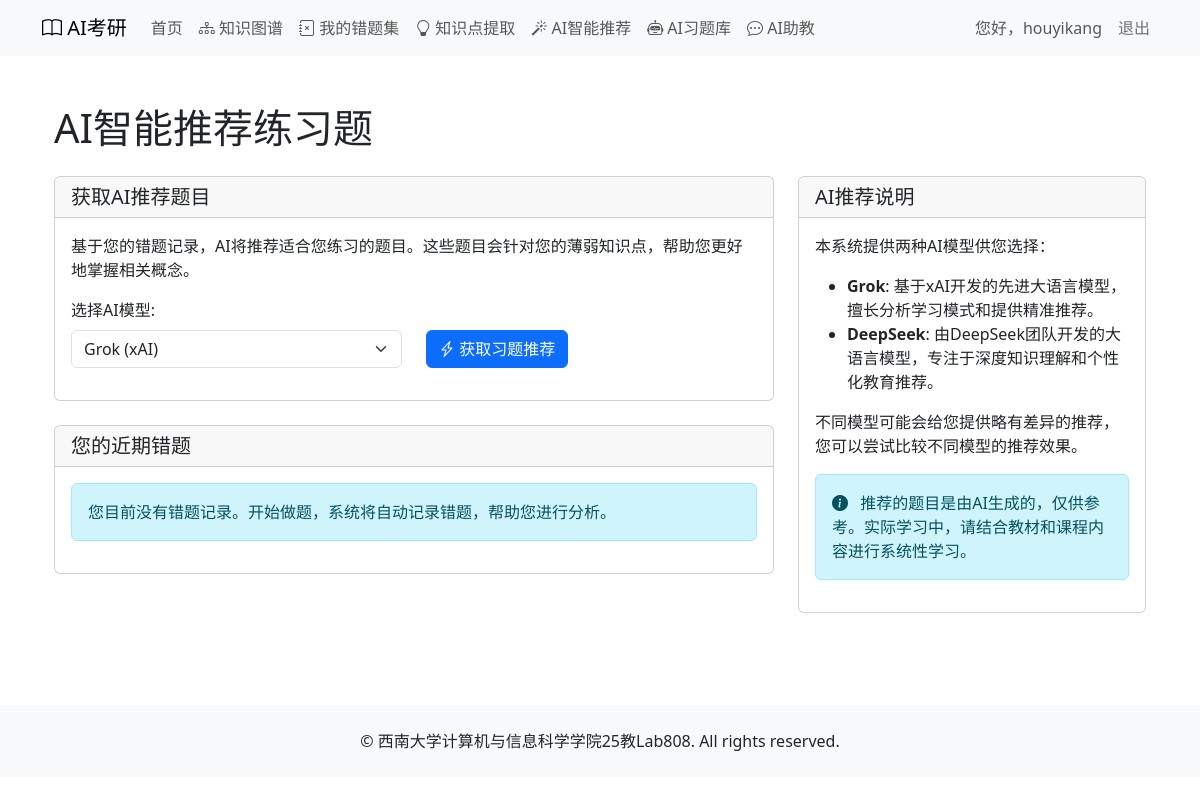
Page /courses/ai_recommend/ (signed in) on the earlier database version.
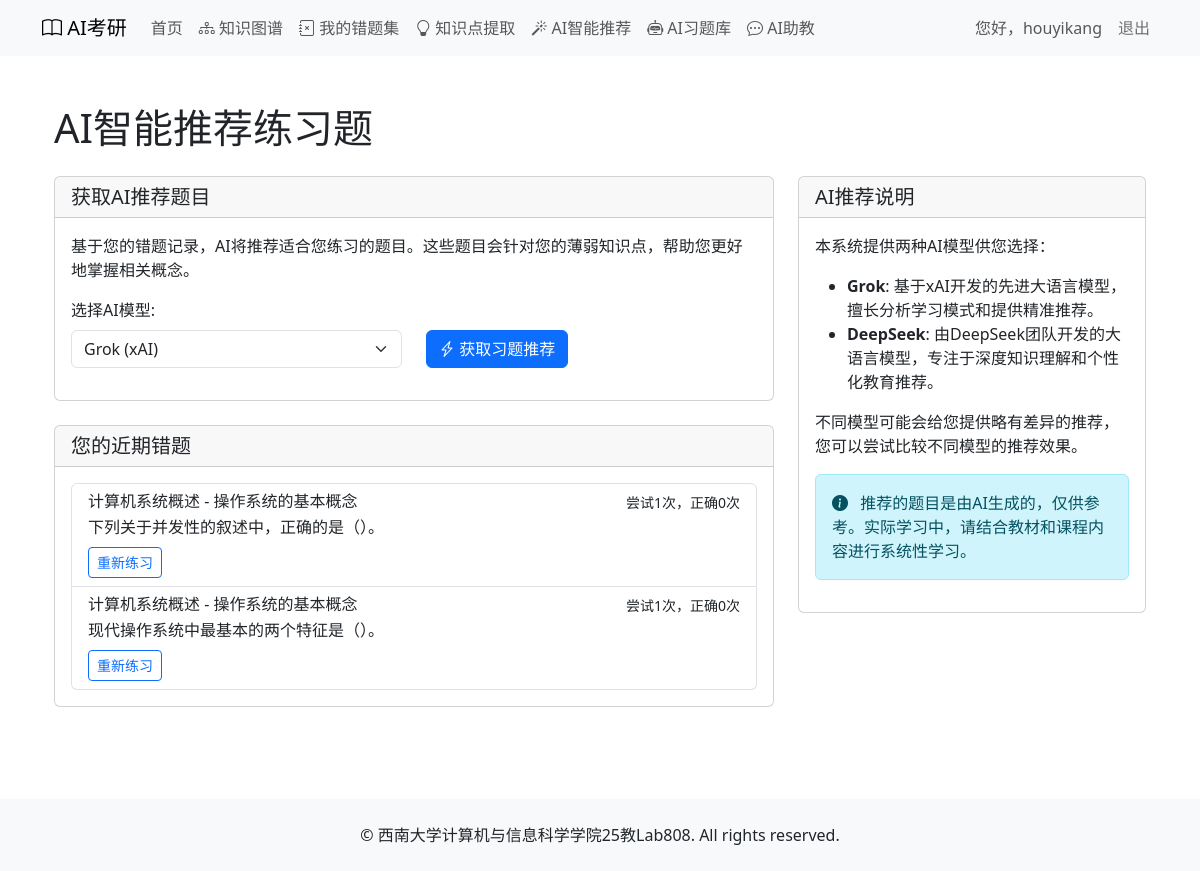
Same page on the later database version.
### courses/models.py (models this page shows, shortened)
class UserMistakeCollection(models.Model):
    user = models.ForeignKey(User, on_delete=models.CASCADE, related_name='mistake_collections', verbose_name='用户')
    exercise = models.ForeignKey(Exercise, on_delete=models.CASCADE, related_name='in_mistake_collections', verbose_name='习题')
    added_at = models.DateTimeField(auto_now_add=True, verbose_name='添加时间')
    last_attempt_at = models.DateTimeField(null=True, blank=True, verbose_name='最后一次尝试时间')
    attempt_count = models.IntegerField(default=0, verbose_name='尝试次数')
    correct_count = models.IntegerField(default=0, verbose_name='正确次数')
    last_wrong_answer = models.CharField(max_length=200, blank=True, null=True, verbose_name='最近一次错误答案')
    notes = models.TextField(blank=True, verbose_name='笔记')
    class Meta:
        verbose_name = '用户错题集'
        verbose_name_plural = verbose_name
        unique_together = ['user', 'exercise']
        ordering = ['-added_at']

class Exercise(models.Model):
    TYPES = (
        ('single', '单项选择题'),
        ('multiple', '多项选择题'),
        ('comprehensive', '综合题'),
    )
    section = models.ForeignKey(Section, on_delete=models.CASCADE, related_name='exercises', verbose_name='所属小节')
    type = models.CharField(max_length=20, choices=TYPES, verbose_name='题目类型')
    number = models.CharField(max_length=10, verbose_name='题号')  # 如01, 02等
    content = models.TextField(verbose_name='题目内容')
    options = models.JSONField(null=True, blank=True, verbose_name='选项')  # 用于选择题的选项
    answer = models.CharField(max_length=200, verbose_name='答案')
    explanation = models.TextField(verbose_name='解析')
    order = models.IntegerField(default=0, verbose_name='排序')
    knowledge_points = models.ManyToManyField(Knowledge, through='ExerciseKnowledge', related_name='related_exercises', verbose_name='相关知识点')
    class Meta:
        verbose_name = '习题'
        verbose_name_plural = verbose_name
        ordering = ['order', 'number']

class Section(models.Model):
    SECTION_TYPES = (
        ('content', '内容小节'),
        ('introduction', '章节介绍'),
        ('summary', '章节小结'),
        ('faq', '常见问题/疑难点'),
        ('other', '其他'),
    )
    chapter = models.ForeignKey(Chapter, on_delete=models.CASCADE, related_name='sections', verbose_name='所属章节')
    number = models.CharField(max_length=10, verbose_name='小节号')  # 如1.1, 1.2等
    title = models.CharField(max_length=200, verbose_name='小节标题')
    section_type = models.CharField(max_length=20, choices=SECTION_TYPES, default='content', verbose_name='小节类型')
    content = models.TextField(blank=True, verbose_name='小节内容 (Markdown)')
    class Meta:
        verbose_name = '小节'
        verbose_name_plural = verbose_name
        ordering = ['number']

class Chapter(models.Model):
    book = models.ForeignKey(Book, on_delete=models.CASCADE, related_name='chapters', verbose_name='所属书籍')
    number = models.IntegerField(verbose_name='章节号')
    title = models.CharField(max_length=200, verbose_name='章节标题')
    introduction = models.TextField(blank=True, verbose_name='章节介绍')
    class Meta:
        verbose_name = '章节'
        verbose_name_plural = verbose_name
        ordering = ['number']

### courses/views.py (the view)
# urls.py: path('ai_recommend/', views.ai_recommend_exercises, name='ai_recommend'),
@login_required
def ai_recommend_exercises(request):
    context = {}
    mistakes = UserMistakeCollection.objects.filter(
        user=request.user
    ).select_related(
        'exercise', 'exercise__section', 'exercise__section__chapter'
    ).order_by('-added_at')[:10]
    knowledge_stats = get_user_knowledge_weakness(request.user)
    selected_model = request.GET.get('model', CURRENT_MODEL)
    if selected_model not in ['grok', 'deepseek']:
        selected_model = CURRENT_MODEL
    context.update({
        'mistakes': mistakes,
        'knowledge_stats': knowledge_stats,
        'selected_model': selected_model
    })
    return render(request, 'courses/ai_recommend.html', context)

### courses/views.py (called while the page is built)
def get_user_knowledge_weakness(user):
    mistake_exercises = UserMistakeCollection.objects.filter(
        user=user
    ).values_list('exercise_id', flat=True)
    knowledge_weak_areas = ExerciseKnowledge.objects.filter(
        exercise_id__in=mistake_exercises
    ).values(
        'knowledge__id',
        'knowledge__title',
        'knowledge__section__title',
        'knowledge__section__chapter__title',
        'knowledge__section__chapter__book__title'
    ).annotate(
        frequency=Count('knowledge__id')
    ).order_by('-frequency')
    return knowledge_weak_areas

### courses/templates/courses/ai_recommend.html (shortened to what this page needs)
{% extends 'courses/base.html' %}
{% load static %}
{% block content %}
<div class="container mt-4">
    <h1 class="mb-4">AI智能推荐练习题</h1>
    <div class="row">
        <div class="col-md-8">
            <div class="card mb-4">
                <div class="card-header d-flex justify-content-between align-items-center">
                    <h5 class="mb-0">获取AI推荐题目</h5>
                </div>
                <div class="card-body">
                    <p>基于您的错题记录，AI将推荐适合您练习的题目。这些题目会针对您的薄弱知识点，帮助您更好地掌握相关概念。</p>
                    <div class="row">
                        <div class="col-md-6 mb-3">
                            <label for="modelSelect" class="form-label">选择AI模型:</label>
                            <select class="form-select" id="modelSelect" name="model_type">
                                <option value="grok" selected>Grok (xAI)</option>
                            </select>
                        </div>
                        <div class="col-md-6 d-flex align-items-end mb-3">
                            <button type="button" class="btn btn-primary" id="recommendAsyncButton">
                                <i class="bi bi-lightning-charge"></i> 获取习题推荐
                            </button>
                        </div>
                    </div>
                </div>
            </div>
            <div class="card">
                <div class="card-header">
                    <h5 class="mb-0">您的近期错题</h5>
                </div>
                <div class="card-body">
                    {% if mistakes %}
                        <div class="list-group">
                            {% for mistake in mistakes %}
                                <div class="list-group-item">
                                    <div class="d-flex w-100 justify-content-between">
                                        <h6 class="mb-1">{{ mistake.exercise.section.chapter.title }} - {{ mistake.exercise.section.title }}</h6>
                                        <small>尝试{{ mistake.attempt_count }}次，正确{{ mistake.correct_count }}次</small>
                                    </div>
                                    <p class="mb-1 text-truncate">{{ mistake.exercise.content|striptags|truncatechars:100 }}</p>
                                    <small>
                                        <a href="{% url 'courses:section_exercises' mistake.exercise.section.id %}#exercise-{{ mistake.exercise.id }}" class="btn btn-sm btn-outline-primary mt-1">重新练习</a>
                                    </small>
                                </div>
                            {% endfor %}
                        </div>
                    {% else %}
                        <div class="alert alert-info">
                            您目前没有错题记录。开始做题，系统将自动记录错题，帮助您进行分析。
                        </div>
                    {% endif %}
                </div>
            </div>
        </div>
        <div class="col-md-4">
            <div class="card">
                <div class="card-header">
                    <h5 class="card-title mb-0">AI推荐说明</h5>
                </div>
                <div class="card-body">
                    <p>本系统提供两种AI模型供您选择：</p>
                    <ul>
                        <li><strong>Grok</strong>: 基于xAI开发的先进大语言模型，擅长分析学习模式和提供精准推荐。</li>
                        <li><strong>DeepSeek</strong>: 由DeepSeek团队开发的大语言模型，专注于深度知识理解和个性化教育推荐。</li>
                    </ul>
                    <p>不同模型可能会给您提供略有差异的推荐，您可以尝试比较不同模型的推荐效果。</p>
                    <div class="alert alert-info mt-3">
                        <i class="bi bi-info-circle-fill me-2"></i>
                        推荐的题目是由AI生成的，仅供参考。实际学习中，请结合教材和课程内容进行系统性学习。
                    </div>
                </div>
            </div>
        </div>
    </div>
</div>
{% endblock %}

Differences in the rows shown:
added UserMistakeCollection: exercise.section.chapter "计算机系统概述", exercise.section "操作系统的基本概念", attempt_count "1", correct_count "0", exercise.content "下列关于并发性的叙述中，正确的是（）。"
added UserMistakeCollection: exercise.section.chapter "计算机系统概述", exercise.section "操作系统的基本概念", attempt_count "1", correct_count "0", exercise.content "现代操作系统中最基本的两个特征是（）。"
Other differences:
text no longer shown: "您目前没有错题记录。开始做题，系统将自动记录错题，帮助您进行分析。"
